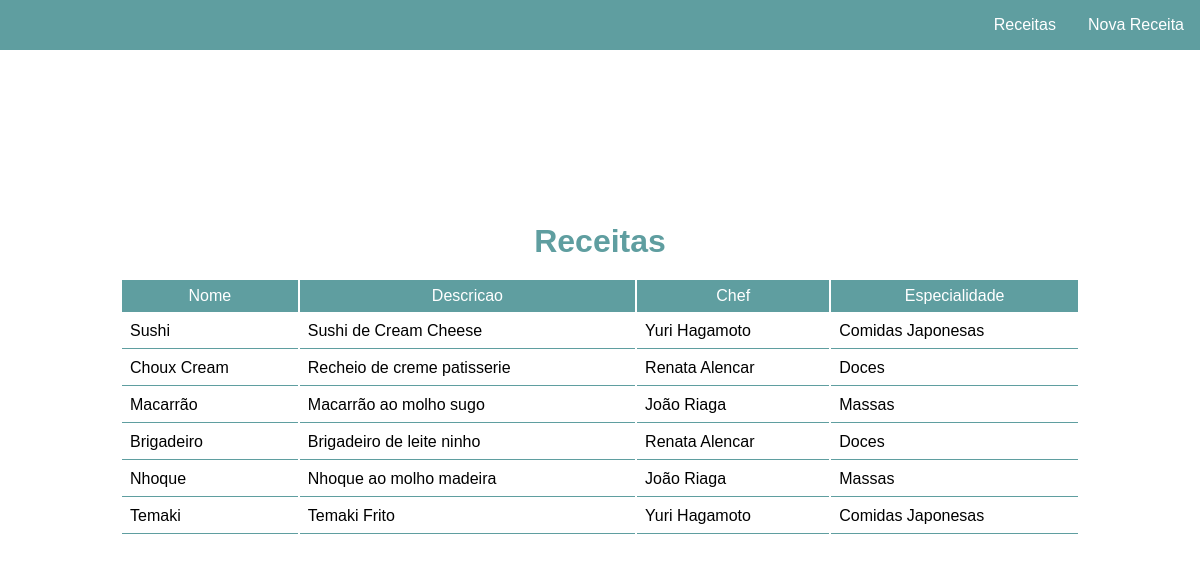
Page /cardapio/receitas on the committed database.
### tables this page shows
CREATE TABLE `receita` (
  `idreceita` int(10) UNSIGNED NOT NULL,
  `idchef` int(10) UNSIGNED NOT NULL,
  `nome` varchar(80) DEFAULT NULL,
  `descricao` text DEFAULT NULL
);

CREATE TABLE `chef` (
  `idchef` int(10) UNSIGNED NOT NULL,
  `nome` varchar(100) DEFAULT NULL,
  `especialidade` varchar(100) DEFAULT NULL
);

### controllers/ReceitasController.class.php (called while the page is built, shortened)
<?php
class ReceitasController
{
	public function listar()
	{
		$receitaDAO = new ReceitaDAO();
		$receitas = $receitaDAO->listar();
		require_once "views/receitaListar.php";
	}
}

### Rotas.php (called while the page is built, shortened)
<?php
	class Rotas
	{
		public array $rotas = [];
		public function get(string $nome_rota, array $dados)
		{
			$this->rotas["GET"][$nome_rota] = $dados;
		}
		public function post(string $nome_rota, array $dados)
		{
			$this->rotas["POST"][$nome_rota] = $dados;
		}
		public function verificar_rota($metodo, $nome_rota)
		{
			if(isset($this->rotas[$metodo][$nome_rota]))
			{
				$dados = $this->rotas[$metodo][$nome_rota];
				$method = $dados[1];
				$obj = new $dados[0]();
				return $obj->$method();
			}
			exit("Rota é inválida");
		}
	}

### index.php (called while the page is built, shortened)
<?php
	require_once "Rotas.php";
	$nome_rota = parse_url($_SERVER["REQUEST_URI"])["path"];
	$nome_rota = substr($nome_rota,strpos($nome_rota,"/", 1));
	$route->verificar_rota($_SERVER["REQUEST_METHOD"], $nome_rota);
?>

### models/Conexao.class.php (called while the page is built)
<?php
	class Conexao
	{
		public function __construct(protected $db = null)
		{
			$parametros = "mysql:host=localhost;dbname=receita";
			try
			{
				$this->db = new PDO($parametros,"root","");
			}
			catch(PDOException $e)
			{
				echo $e->getCode();
				echo $e->getMessage();
				die();
			}
		}
	}
?>

### models/ReceitaDAO.class.php (called while the page is built, shortened)
<?php
class ReceitaDAO extends Conexao
{
	public function listar()
	{
		$sql = "SELECT r.nome, r.descricao, c.nome 'chef_nome', c.especialidade
				FROM receita r
				INNER JOIN chef c ON (c.idchef	 = r.idchef)";
		try {
			$stm = $this->db->prepare($sql);
			$stm->execute();
			$this->db = null;
			return $stm->fetchAll(PDO::FETCH_OBJ);
		} catch (PDOException $e) {
			echo $e->getCode();
			echo $e->getMessage();
			die();
		}
	}
}

### views/receitaListar.php (the view, shortened to what this page needs)
<?php
require_once "header.php";
?>
<div class="content">
	<div class="container">
		<br>
		<h1>Receitas</h1>
		<br>
		<table class="table table-striped">
			<tr>
				<th>Nome</th>
				<th>Descricao</th>
				<th>Chef</th>
				<th>Especialidade</th>
			</tr>
			<?php
			foreach ($receitas as $receita) {
				echo "
					<tr>
					<td>{$receita->nome}</td>
					<td>{$receita->descricao}</td>
					<td>{$receita->chef_nome}</td>
					<td>{$receita->especialidade}</td>
					";
			}
			echo "</tr>";
			?>
		</table>
	</div>
</div>
</body>
</html>

### views/header.php (shortened to what this page needs)
<!doctype html>
<html>
<head>
</head>
<body>
  <div class="menu">
    <a class="nav-link fs-4" href="/cardapio/receitas">Receitas</a>
    <a class="nav-link fs-4" href="/cardapio/receitas/adicionar">Nova Receita</a>
  </div>

### views/header.php (style rules this page uses)
* { padding: 0; margin: 0; box-sizing: border-box; font-family: 'Lucida Sans', 'Lucida Sans Regular', 'Lucida Grande', 'Lucida Sans Unicode', Geneva, Verdana, sans-serif; }
.menu { background-color: cadetblue; width: 100vw; height: 50px; display: flex; align-items: center; justify-content: end; }
a { text-decoration: none; padding: 0 16px; color: white; font-weight: 300; }

### views/receitaListar.php (style rules this page uses)
h1 { color: cadetblue; }
.container { min-height: 80vh; display: flex; flex-direction: column; align-items: center; justify-content: center; }
table { min-width: 80%; }
tr { padding: 6px; font-weight: normal; }
tr td { border-bottom: 1px solid cadetblue; padding: 8px 8px; }
tr:first-child th { background-color: cadetblue; border: 1px solid cadetblue; color: white; padding: 6px; font-weight: normal; }

### rows in the picture
receita: nome "Sushi", descricao "Sushi de Cream Cheese", idchef.nome "Yuri Hagamoto", idchef.especialidade "Comidas Japonesas"
receita: nome "Choux Cream", descricao "Recheio de creme patisserie", idchef.nome "Renata Alencar", idchef.especialidade "Doces"
receita: nome "Macarrão", descricao "Macarrão ao molho sugo", idchef.nome "João Riaga", idchef.especialidade "Massas"
receita: nome "Brigadeiro", descricao "Brigadeiro de leite ninho", idchef.nome "Renata Alencar", idchef.especialidade "Doces"
receita: nome "Nhoque", descricao "Nhoque ao molho madeira", idchef.nome "João Riaga", idchef.especialidade "Massas"
receita: nome "Temaki", descricao "Temaki Frito", idchef.nome "Yuri Hagamoto", idchef.especialidade "Comidas Japonesas"
